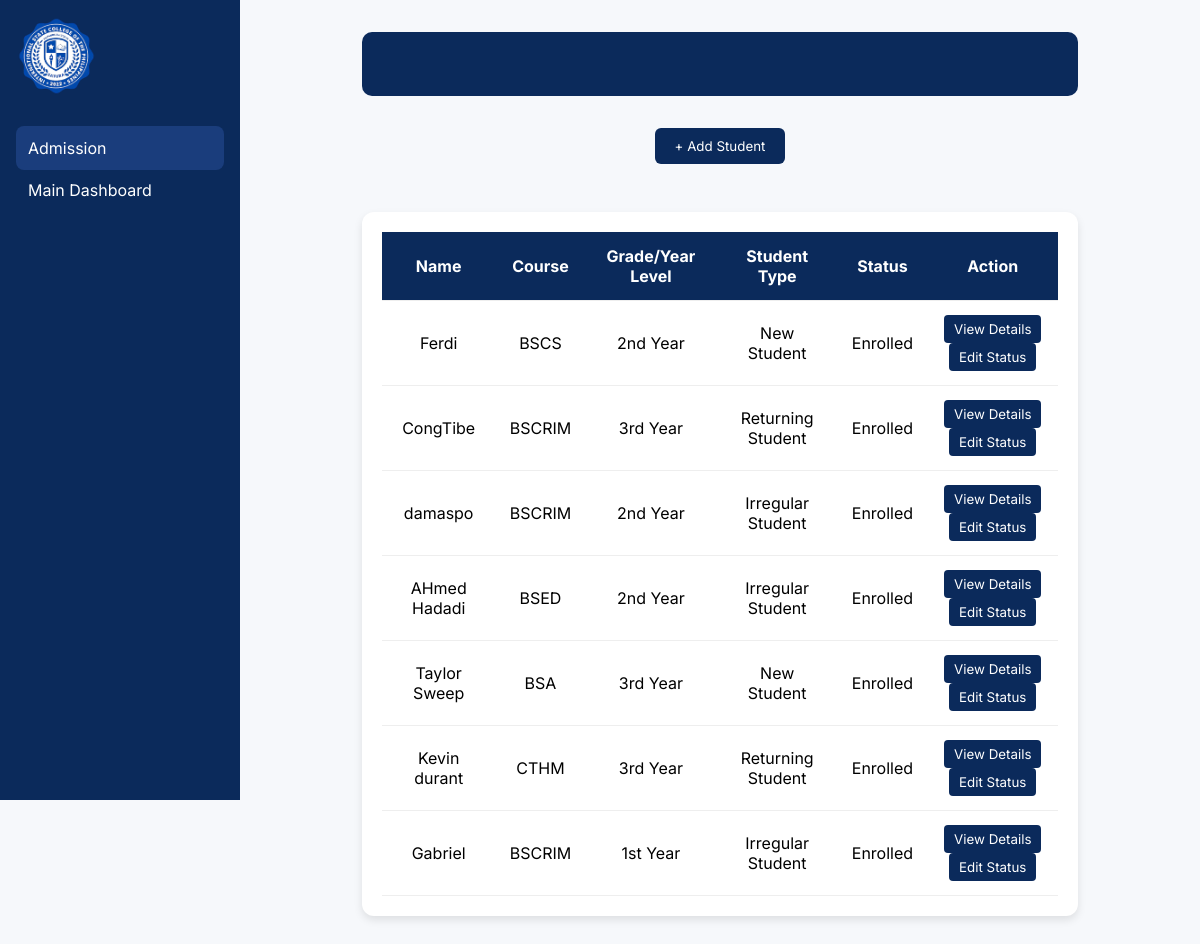
Page /admission.php on the committed database.
### tables this page shows
CREATE TABLE `tbladmission_addstudent` (
  `Admission_ID` int(11) NOT NULL,
  `full_name` varchar(255) NOT NULL,
  `birthdate` date NOT NULL,
  `gender` varchar(20) NOT NULL,
  `nationality` varchar(50) NOT NULL,
  `religion` varchar(50) NOT NULL,
  `address` text NOT NULL,
  `province` varchar(100) NOT NULL,
  `zip` varchar(10) NOT NULL,
  `city` varchar(100) NOT NULL,
  `email` varchar(255) NOT NULL,
  `phone` varchar(20) NOT NULL,
  `photo` varchar(255) DEFAULT NULL,
  `fathers_name` varchar(255) NOT NULL,
  `fathers_occupation` varchar(255) NOT NULL,
  `father_contact` varchar(20) NOT NULL,
  `mothers_name` varchar(255) NOT NULL,
  `mothers_occupation` varchar(255) NOT NULL,
  `mother_contact` varchar(20) NOT NULL,
  `guardian_name` varchar(255) NOT NULL,
  `guardian_relationship` varchar(100) NOT NULL,
  `guardian_contact` varchar(20) NOT NULL,
  `applying_grade` varchar(20) NOT NULL,
  `prevschool` varchar(255) NOT NULL,
  `last_grade` varchar(20) NOT NULL,
  `course` varchar(100) NOT NULL,
  `student_type` varchar(50) NOT NULL,
  `confirm` tinyint(1) NOT NULL,
  `signature` varchar(255) DEFAULT NULL,
  `sigdate` date DEFAULT NULL,
  `signature_path` varchar(255) NOT NULL,
  `document_path` varchar(255) NOT NULL,
  `document_name` varchar(255) NOT NULL,
  `status` varchar(255) DEFAULT 'Pending'
);

CREATE TABLE `tbladmission_studenttype` (
  `StudentType_ID` int(11) NOT NULL,
  `Admission_ID` int(11) NOT NULL,
  `StudentType` enum('new','old','irregular') NOT NULL
);

### admission.php (the view, shortened to what this page needs)
<?php
include 'connect.php';
$students = [];
if ($conn && !$conn->connect_error) {
    $result = $conn->query("
        SELECT a.Admission_ID, a.full_name, a.course, a.applying_grade, s.StudentType, a.status
        FROM tbladmission_addstudent a
        LEFT JOIN tbladmission_studenttype s ON a.Admission_ID = s.Admission_ID
        ORDER BY a.Admission_ID DESC
    ");
    if ($result) {
        $students = $result->fetch_all(MYSQLI_ASSOC);
    }
}
?>
<!DOCTYPE html>
<html lang="en">
<head>
</head>
<body>
<div class="sidebar">
    <img src="img/LOGO.png" alt="College Logo" />
    <div class="nav-item active">Admission</div>
   <a href="main-dashboard.php" class="nav-item">Main Dashboard</a>
  </div>
  <div class="main-content">
    <div class="overview">
    </div>
    <div style="display: flex; gap: 15px; margin-bottom: 1.5rem;">
      <a href="Admission-AddStudent.php">
        <button class="add-btn">+ Add Student</button>
      </a>
    </div>
    <div class="table-container">
      <table class="table">
        <thead>
          <tr>
            <th>Name</th>
            <th>Course</th>
            <th>Grade/Year Level</th>
            <th>Student Type</th>
            <th>Status</th>
            <th>Action</th>
          </tr>
        </thead>
        <tbody>
          <?php foreach ($students as $student):
              $typeLabels = [
                  'new' => 'New Student',
                  'old' => 'Returning Student',
                  'irregular' => 'Irregular Student'
              ];
              $studentType = isset($student['StudentType']) ? $student['StudentType'] : 'new';
          ?>
            <tr data-status="<?= htmlspecialchars($studentType) ?>">
              <td><?= htmlspecialchars($student['full_name']) ?></td>
              <td><?= htmlspecialchars($student['course']) ?></td>
              <td><?= htmlspecialchars($student['applying_grade']) ?></td>
              <td><?= $typeLabels[$studentType] ?></td>
              <td>
                <?= isset($student['status']) && !empty($student['status']) ? htmlspecialchars($student['status']) : 'Pending' ?>
              </td>
              <td>
                <a href="Admission-View.php?id=<?= $student['Admission_ID'] ?>">
                  <button class="action-btn">View Details</button>
                </a>
                <a href="edit.php?id=<?= $student['Admission_ID'] ?>&current_status=<?= urlencode($student['status']) ?>">
                  <button class="action-btn">Edit Status</button>
                </a>
              </td>
            </tr>
          <?php endforeach; ?>
        </tbody>
      </table>
    </div>
  </div>
</body>
</html>

### admission.php (style rules this page uses)
* { box-sizing: border-box; font-family: 'Inter', sans-serif; margin: 0; padding: 0; }
body { display: flex; background-color: #f6f8fb; min-height: 100vh; }
.sidebar { width: 240px; background-color: #0b2a5b; color: white; height: 100vh; padding: 1rem; }
.sidebar img { width: 80px; margin-bottom: 1rem; }
.nav-item { padding: 12px; margin: 10px 0; border-radius: 8px; cursor: pointer; transition: background-color 0.3s; text-decoration: none ; color: white; }
.nav-item.active, .nav-item:hover { background-color: #1a3d7c; }
.main-content { flex: 1; padding: 2rem; display: flex; flex-direction: column; align-items: center; }
.overview { background-color: #0b2a5b; color: white; border-radius: 10px; padding: 2rem; display: flex; justify-content: space-around; width: 80%; margin-bottom: 2rem; cursor: pointer; }
.add-btn { background-color: #0b2a5b; border: none; color: white; padding: 10px 20px; border-radius: 6px; cursor: pointer; margin-bottom: 1.5rem; transition: background-color 0.3s; }
.table-container { width: 80%; overflow-x: auto; background: white; padding: 20px; border-radius: 12px; box-shadow: 0 4px 8px rgba(0, 0, 0, 0.1); }
.table { width: 100%; border-collapse: collapse; }
.table thead { background-color: #0b2a5b; color: white; }
.table th, .table td { padding: 14px; text-align: center; border-bottom: 1px solid #eee; }
.action-btn { background-color: #0b2a5b; color: white; border: none; padding: 6px 10px; border-radius: 4px; cursor: pointer; }

### rows in the picture
tbladmission_addstudent: full_name "Ferdi", course "BSCS", applying_grade "2nd Year", studentType "New Student", status "Enrolled"
tbladmission_addstudent: full_name "CongTibe", course "BSCRIM", applying_grade "3rd Year", tbladmission_studenttype.StudentType "Returning Student", status "Enrolled"
tbladmission_addstudent: full_name "damaspo", course "BSCRIM", applying_grade "2nd Year", tbladmission_studenttype.StudentType "Irregular Student", status "Enrolled"
tbladmission_addstudent: full_name "AHmed Hadadi", course "BSED", applying_grade "2nd Year", tbladmission_studenttype.StudentType "Irregular Student", status "Enrolled"
tbladmission_addstudent: full_name "Taylor Sweep", course "BSA", applying_grade "3rd Year", tbladmission_studenttype.StudentType "New Student", status "Enrolled"
tbladmission_addstudent: full_name "Kevin durant", course "CTHM", applying_grade "3rd Year", tbladmission_studenttype.StudentType "Returning Student", status "Enrolled"
tbladmission_addstudent: full_name "Gabriel", course "BSCRIM", applying_grade "1st Year", tbladmission_studenttype.StudentType "Irregular Student", status "Enrolled"
